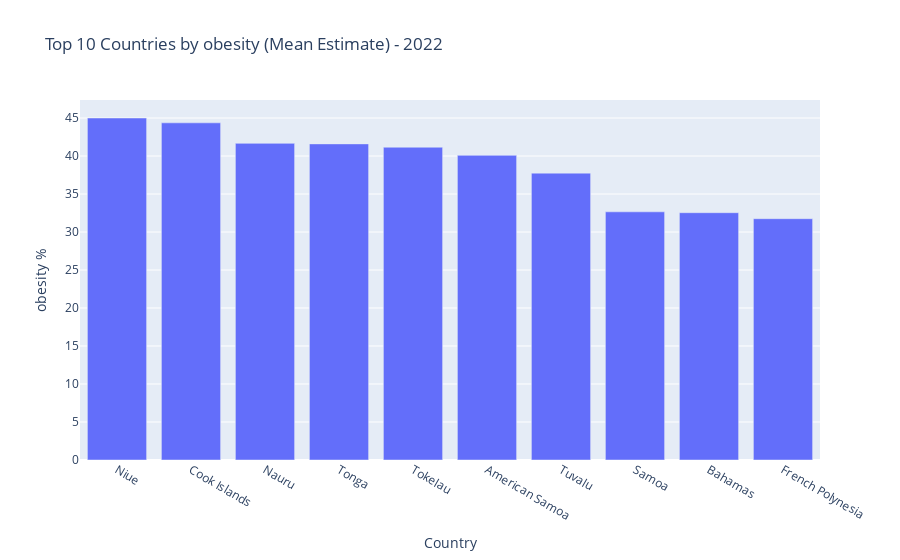

Write notebook code for a chart like this one.
### Markdown cell above
Bar charts to compare top/bottom countries or regions

### Code cell
import plotly.express as px

# Top 10 countries by latest year obesity mean
latest_year = df1_columns['Year'].max()
top_countries = df1_columns[df1_columns['Year'] == latest_year] \
                    .groupby('Country')['Mean_Estimate'] \
                    .mean().nlargest(10).reset_index()

fig = px.bar(top_countries, x='Country', y='Mean_Estimate',
             title=f'Top 10 Countries by obesity (Mean Estimate) - {latest_year}',
             labels={'Mean_Estimate': 'obesity %'})
fig.show()

### Figure 1 — Plotly figure (JSON) as saved in the notebook; plotly's stock layout.template omitted (floating-point values rounded to 4 significant figures)
{"data": [{"alignmentgroup": "True", "hovertemplate": "Country=%{x}<br>obesity %=%{y}<extra></extra>", "legendgroup": "", "marker": {"color": "#636efa", "pattern": {"shape": ""}}, "name": "", "offsetgroup": "", "orientation": "v", "showlegend": false, "textposition": "auto", "type": "bar", "x": ["Niue", "Cook Islands", "Nauru", "Tonga", "Tokelau", "American Samoa", "Tuvalu", "Samoa", "Bahamas", "French Polynesia"], "xaxis": "x", "y": [45.0, 44.37, 41.67, 41.6, 41.16, 40.09, 37.75, 32.66, 32.54, 31.75], "yaxis": "y"}], "layout": {"autosize": true, "barmode": "relative", "legend": {"tracegroupgap": 0}, "title": {"text": "Top 10 Countries by obesity (Mean Estimate) - 2022"}, "xaxis": {"anchor": "y", "autorange": true, "domain": [0, 1], "range": [-0.5, 9.5], "title": {"text": "Country"}, "type": "category"}, "yaxis": {"anchor": "x", "autorange": true, "domain": [0, 1], "range": [0, 47.37], "title": {"text": "obesity %"}, "type": "linear"}}}
